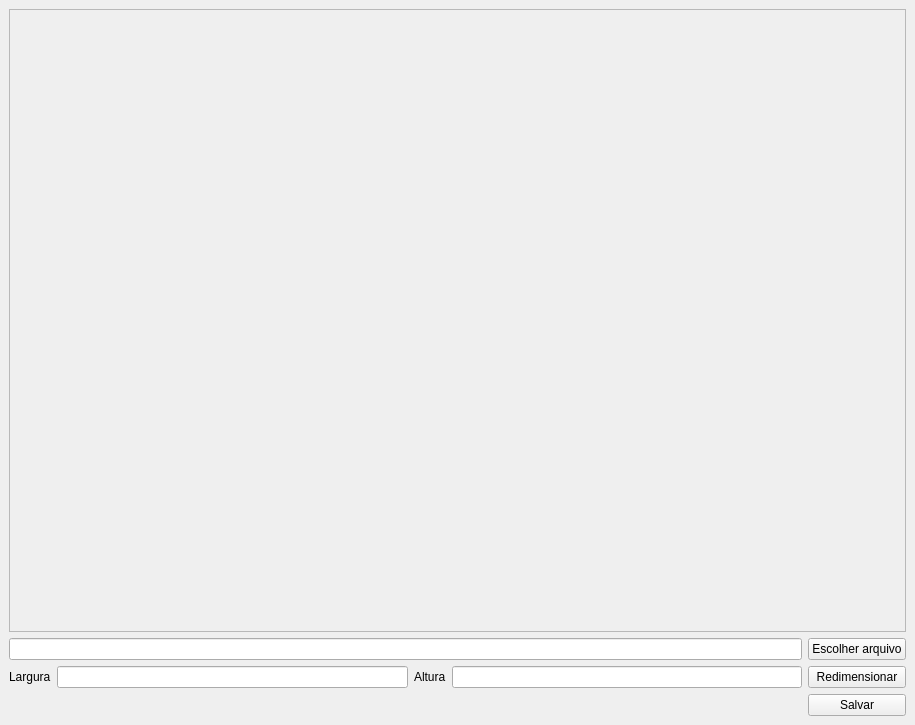
<?xml version="1.0" encoding="UTF-8"?>
<ui version="4.0">
 <class>MainWindow</class>
 <widget class="QMainWindow" name="MainWindow">
  <property name="geometry">
   <rect>
    <x>0</x>
    <y>0</y>
    <width>915</width>
    <height>725</height>
   </rect>
  </property>
  <property name="windowTitle">
   <string>Redimensionar imagem</string>
  </property>
  <widget class="QWidget" name="centralwidget">
   <layout class="QGridLayout" name="gridLayout">
    <item row="2" column="3">
     <widget class="QLineEdit" name="input_heigth"/>
    </item>
    <item row="2" column="0">
     <widget class="QLabel" name="label_width">
      <property name="text">
       <string>Largura</string>
      </property>
     </widget>
    </item>
    <item row="2" column="4">
     <widget class="QPushButton" name="btn_resize">
      <property name="text">
       <string>Redimensionar</string>
      </property>
     </widget>
    </item>
    <item row="2" column="1">
     <widget class="QLineEdit" name="input_width"/>
    </item>
    <item row="2" column="2">
     <widget class="QLabel" name="label_heigth">
      <property name="text">
       <string>Altura</string>
      </property>
     </widget>
    </item>
    <item row="3" column="4">
     <widget class="QPushButton" name="save">
      <property name="text">
       <string>Salvar</string>
      </property>
     </widget>
    </item>
    <item row="0" column="0" colspan="5">
     <widget class="QScrollArea" name="scrollArea">
      <property name="widgetResizable">
       <bool>true</bool>
      </property>
      <widget class="QWidget" name="scrollAreaWidgetContents">
       <property name="geometry">
        <rect>
         <x>0</x>
         <y>0</y>
         <width>895</width>
         <height>618</height>
        </rect>
       </property>
       <layout class="QGridLayout" name="gridLayout_2">
        <item row="0" column="0">
         <widget class="QLabel" name="label_image">
          <property name="text">
           <string/>
          </property>
         </widget>
        </item>
       </layout>
      </widget>
     </widget>
    </item>
    <item row="1" column="4">
     <widget class="QPushButton" name="btn_choice_file">
      <property name="text">
       <string>Escolher arquivo</string>
      </property>
     </widget>
    </item>
    <item row="1" column="0" colspan="4">
     <widget class="QLineEdit" name="input_file"/>
    </item>
   </layout>
  </widget>
 </widget>
 <resources/>
 <connections/>
</ui>
